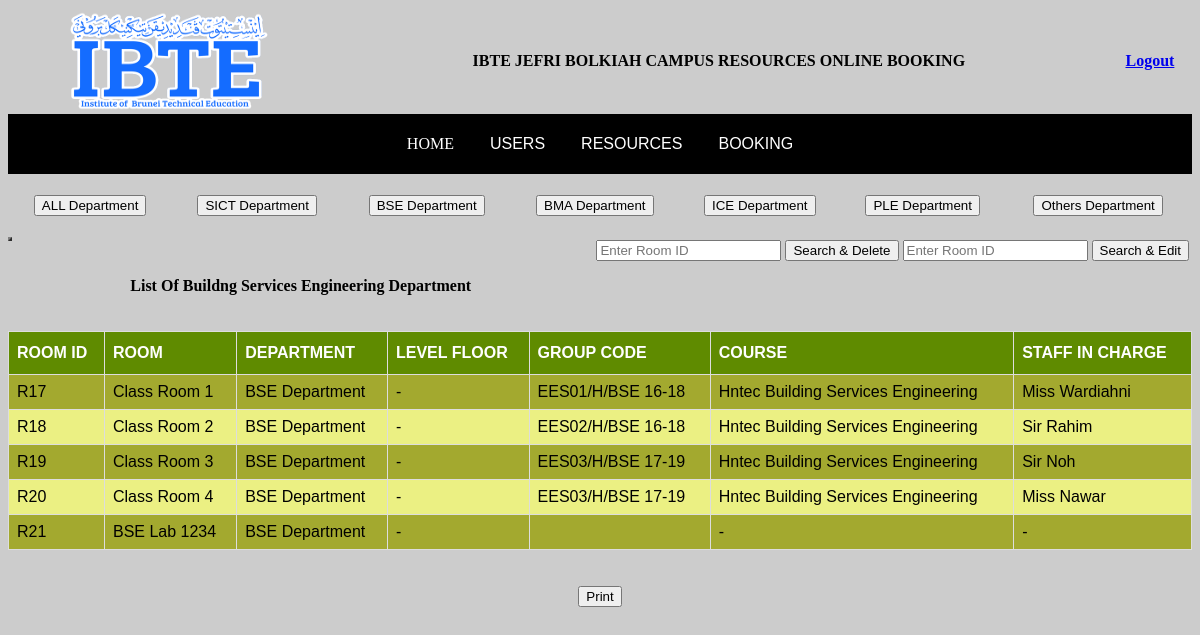
/BSEdepartment.php, run on the app's committed database.
### tables this page shows
CREATE TABLE IF NOT EXISTS `ListResources` (
  `RoomID` varchar(11) NOT NULL,
  `Room` varchar(250) NOT NULL,
  `Department` varchar(250) NOT NULL,
  `LevelFloor` varchar(30) NOT NULL,
  `GroupCode` varchar(250) NOT NULL,
  `Course` varchar(250) NOT NULL,
  `StaffinCharge` varchar(250) NOT NULL,
  `ImageRoom` longblob NOT NULL
);

### BSEdepartment.php (the view, shortened to what this page needs)
<table width="100%" border="0" align="center">
<tr>
<th> <a href="Adminpage.php"><img src = "logo.png" alt = "IBTE Logo" width = "200" height = "100"/> </th></a>
<th> IBTE JEFRI BOLKIAH CAMPUS RESOURCES ONLINE BOOKING </th>
<th> <a href = "logout.php"> Logout </th>
</table>
  <!DOCTYPE html>
</head>
<body class="Words">
<div id="navbar">
  <ul>
	<li><a href="Adminpage.php">HOME</a></li>
	<div class="dropdown">
 <li><button class="dropbtn">USERS</button> </li>
	</div>
	<div class="dropdown">
	<li><button class="dropbtn">RESOURCES</button> </li>
</div>
	<div class="dropdown">
	<li><button class="dropbtn">BOOKING</button> </li>
</div>
  </ul>
</div>
<!DOCTYPE html>
<html>
<head>
</head>
<br>
<html>
<body>
<table width="100%" border="0" align="center">
<tr>
<th> <input type="button" onClick="location = 'ResourcesCategory.php'" value="ALL Department"></th>
<th> <input type="button" onClick="location = 'SICTdepartment.php'" value="SICT Department"></th>
<th> <input type="button" onClick="location = 'BSEdepartment.php'" value="BSE Department"></th>
<th> <input type="button" onClick="location = 'BMAdepartment.php'" value="BMA Department"></th>
<th> <input type="button" onClick="location = 'ICEdepartment.php'" value="ICE Department"></th>
<th> <input type="button" onClick="location = 'PLEdepartment.php'" value="PLE Department"></th>
<th> <input type="button" onClick="location = 'Others.php'" value="Others Department"></th>
</table>
<table align = "right">
<tr>
<th><form action = "DeleteAllResources.php" method = "post">
<br><input type = "text" name = "Search" placeholder = "Enter Room ID" autofocus autocomplete = "off">  <input type = "submit" name = "submit" value = "Search & Delete" ></br></th>
<td><form action = "EditAllResources.php" method = "post">
<br><input type = "text" name = "Search" placeholder = "Enter Room ID" autofocus autocomplete = "off">  <input type = "submit" name = "submit" value = "Search & Edit" ></br></td></tr>
</table>
<?php
echo '' . "<br>";
$result = mysql_query("SELECT * FROM ListResources WHERE Department = 'BSE Department' ORDER BY RoomID");
echo "<table border = '2'> <table id = resource>
<br><br>
<center><b>List Of Buildng Services Engineering Department<center>
<br> <br>
<tr>
<th>ROOM ID</th>
<th>ROOM</th>
<th>DEPARTMENT</th>
<th>LEVEL FLOOR</th>
<th>GROUP CODE</th>
<th>COURSE</th>
<th>STAFF IN CHARGE</th>
</tr>";
while($row=mysql_fetch_array($result))
{
echo "<tr>";
echo "<td>" . $row['RoomID'] . "</td>";
echo "<td>" . $row['Room'] . "</td>";
echo "<td>" . $row['Department'] . "</td>";
echo "<td>" . $row['LevelFloor'] . "</td>";
echo "<td>" . $row['GroupCode'] . "</td>";
echo "<td>" . $row['Course'] . "</td>";
echo "<td>" . $row['StaffinCharge'] . "</td>";
echo "</tr>";
}
echo "</table>";
?>
<br> <br>
<center>
<button onClick="window.print()">Print </button></center>
</body>
</html>
<!DOCTYPE html>
<html>
<head>
</head>

### BSEdepartment.php (style rules this page uses)
#navbar ul { margin: 0; padding: 5px; list-style-type: none; text-align: center; background-color: #000; }
#navbar ul li { display: inline; }
#navbar ul li a { text-decoration: none; padding: .2em 1em; color: #fff; background-color: #000; }
.Words { font-family: "Default Font; }
.dropbtn { background-color: #000; color: white; padding: 16px; font-size: 16px; border: none; }
.dropdown { position: relative; display: inline-block; }
body { background-image: url(); background-color: #CCC; }
#resource { font-family: "Trebuchet MS", Arial, Helvetica, sans-serif; border-collapse: collapse; width: 100%; }
#resource td, #resource th { border: 1px solid #ddd; padding: 8px; }
#resource tr:nth-child(even) { background-color: #A3A92F; }
#resource tr:nth-child(odd) { background-color: #EBF083; }
#resource th { padding-top: 12px; padding-bottom: 12px; text-align: left; background-color: #5F8B00; color: white; }

### data on the page
listresources: RoomID "R17", Room "Class Room 1", Department "BSE Department", LevelFloor "-", GroupCode "EES01/H/BSE 16-18", Course "Hntec Building Services Engineering", StaffinCharge "Miss Wardiahni"
listresources: RoomID "R18", Room "Class Room 2", Department "BSE Department", LevelFloor "-", GroupCode "EES02/H/BSE 16-18", Course "Hntec Building Services Engineering", StaffinCharge "Sir Rahim"
listresources: RoomID "R19", Room "Class Room 3", Department "BSE Department", LevelFloor "-", GroupCode "EES03/H/BSE 17-19", Course "Hntec Building Services Engineering", StaffinCharge "Sir Noh"
listresources: RoomID "R20", Room "Class Room 4", Department "BSE Department", LevelFloor "-", GroupCode "EES03/H/BSE 17-19", Course "Hntec Building Services Engineering", StaffinCharge "Miss Nawar"
listresources: RoomID "R21", Room "BSE Lab 1234", Department "BSE Department", LevelFloor "-", Course "-", StaffinCharge "-"
